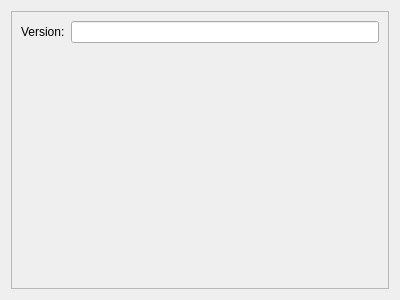
<?xml version="1.0" encoding="UTF-8"?>
<ui version="4.0">
 <class>Form</class>
 <widget class="QWidget" name="Form">
  <property name="geometry">
   <rect>
    <x>0</x>
    <y>0</y>
    <width>400</width>
    <height>300</height>
   </rect>
  </property>
  <property name="windowTitle">
   <string>Form</string>
  </property>
  <layout class="QVBoxLayout" name="verticalLayout">
   <item>
    <widget class="QScrollArea" name="scrollArea">
     <property name="widgetResizable">
      <bool>true</bool>
     </property>
     <widget class="QWidget" name="scrollAreaWidgetContents">
      <property name="geometry">
       <rect>
        <x>0</x>
        <y>0</y>
        <width>380</width>
        <height>280</height>
       </rect>
      </property>
      <layout class="QFormLayout" name="formLayout_2">
       <property name="fieldGrowthPolicy">
        <enum>QFormLayout::AllNonFixedFieldsGrow</enum>
       </property>
       <item row="0" column="0">
        <widget class="QLabel" name="label_4">
         <property name="text">
          <string>Version:</string>
         </property>
        </widget>
       </item>
       <item row="0" column="1">
        <widget class="QLineEdit" name="versionInput"/>
       </item>
      </layout>
     </widget>
    </widget>
   </item>
  </layout>
 </widget>
 <resources/>
 <connections/>
</ui>
